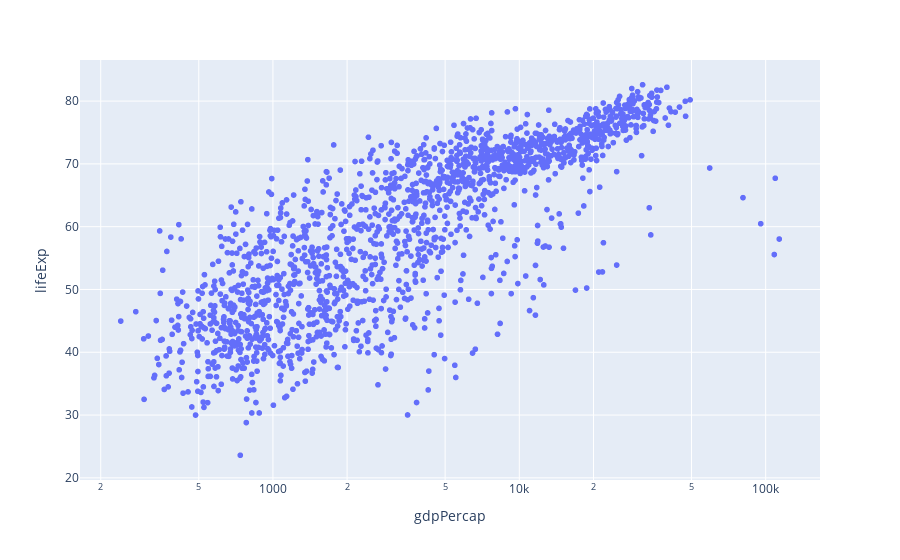

The code cell stored with this chart in its notebook:
### Code cell
px.scatter(df, x='gdpPercap', y='lifeExp', log_x =True, hover_name='continent')

### Figure 1 — Plotly figure (JSON) as saved in the notebook; plotly's stock layout.template omitted (floating-point values rounded to 4 significant figures; data arrays with more than 128 entries replaced by an {"elided": "..."} marker saying what was removed)
{"data": [{"hovertemplate": "<b>%{hovertext}</b><br><br>gdpPercap=%{x}<br>lifeExp=%{y}<extra></extra>", "hovertext": {"elided": "1704 str values"}, "legendgroup": "", "marker": {"color": "#636efa", "symbol": "circle"}, "mode": "markers", "name": "", "showlegend": false, "type": "scattergl", "x": {"elided": "1704 float values"}, "xaxis": "x", "y": {"elided": "1704 float values"}, "yaxis": "y"}], "layout": {"legend": {"tracegroupgap": 0}, "margin": {"t": 60}, "xaxis": {"anchor": "y", "domain": [0, 1], "title": {"text": "gdpPercap"}, "type": "log"}, "yaxis": {"anchor": "x", "domain": [0, 1], "title": {"text": "lifeExp"}}}}
